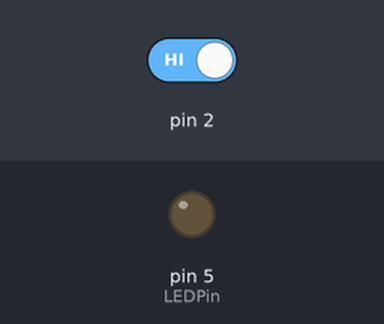
A sketch run on a simulated Arduino Uno, built with avr-gcc and run on an emulated ATmega328P. On the bench: output pins drawn as LEDs (lit = HIGH). The inputs (shaded band) are chosen by the test bench; at power-on: pin 2 HIGH. What the sketch prints to the serial monitor is not drawn.

Above: at 7.2 s.
7.3 s: pin 2 driven LOW
Timing chart, 0 to 10.3 s (numbered marks = the images above; inputs shaded):
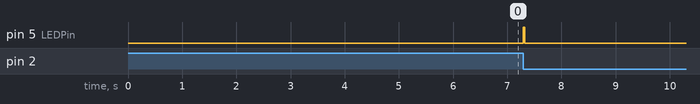

Measured:
- after the input at 7.3 s, pin 5 (LEDPin): LOW → HIGH at once, → LOW 0.02 s later

The sketch:

geiger_conversion.ino
```cpp
//
//  Geiger Counter Firmware
//
//  by gabriella levine
//  Based on the work of Aaron Weiss
//


//Yup. You just set your arduino's input pin to read a pin state change and count that. In parallel, have a timer running and after 6
//seconds, display the count variable.


#include <Metro.h> //Include Metro library

#include <TimerOne.h>

int CPM = 0;
long Baud      = 9600;
int  LEDPin    = 5;      // Status LED blinks for each count
long CountTime = 1000000; // 1 second, in microseconds
long interval = 10000;//1 minute long change this from 1 second
long prevTime = 0;
unsigned long currentTime;
Metro CPMMetro = Metro(60000);

int countState = 0;
int prevCountState = 0;
int counter = 0;

volatile long counts = 0;

void incrementCount(void) {
  counts++;
  digitalWrite(LEDPin, HIGH);
}

void printCount(void) {
  noInterrupts();
 //Serial.println();
//  Serial.print("millis:");
//  Serial.print(millis());
//  Serial.print(";");
//  Serial.print("counts:");
//  Serial.print(counts);

//if(counts != prevCountState){
// Serial.println();
// Serial.println("different");
 if(counts != 0){
   counter++;
   //Serial.println();
  Serial.print("millis:");
  Serial.print(millis());
  Serial.print("; counts:");
  Serial.print(counts);
  Serial.print("; counter number = ");
  Serial.print(counter);
 Serial.println();
 }

//Serial.println();
prevCountState = counts;


  counts = 0;


  interrupts();
}

void setup() {
  Serial.begin(Baud);
  noInterrupts();
  attachInterrupt(INT0, incrementCount, FALLING);
  Timer1.initialize(CountTime);
  Timer1.attachInterrupt(printCount);

  pinMode(LEDPin, OUTPUT);
  interrupts();
  delay(6000);


}

void loop() {


  digitalWrite(LEDPin, LOW);
  if(CPMMetro.check()==1){
    Serial.println();
    Serial.print("total counts = ");
    Serial.println(counter);
    //Serial.println("Startover");
    counter = 0;

   // Serial.print("millis");
    //Serial.println(millis());
    Serial.print("minute: ");

    unsigned long minutes = millis()/60000;
    Serial.println(minutes);
  }

  delay(30);
}
```
